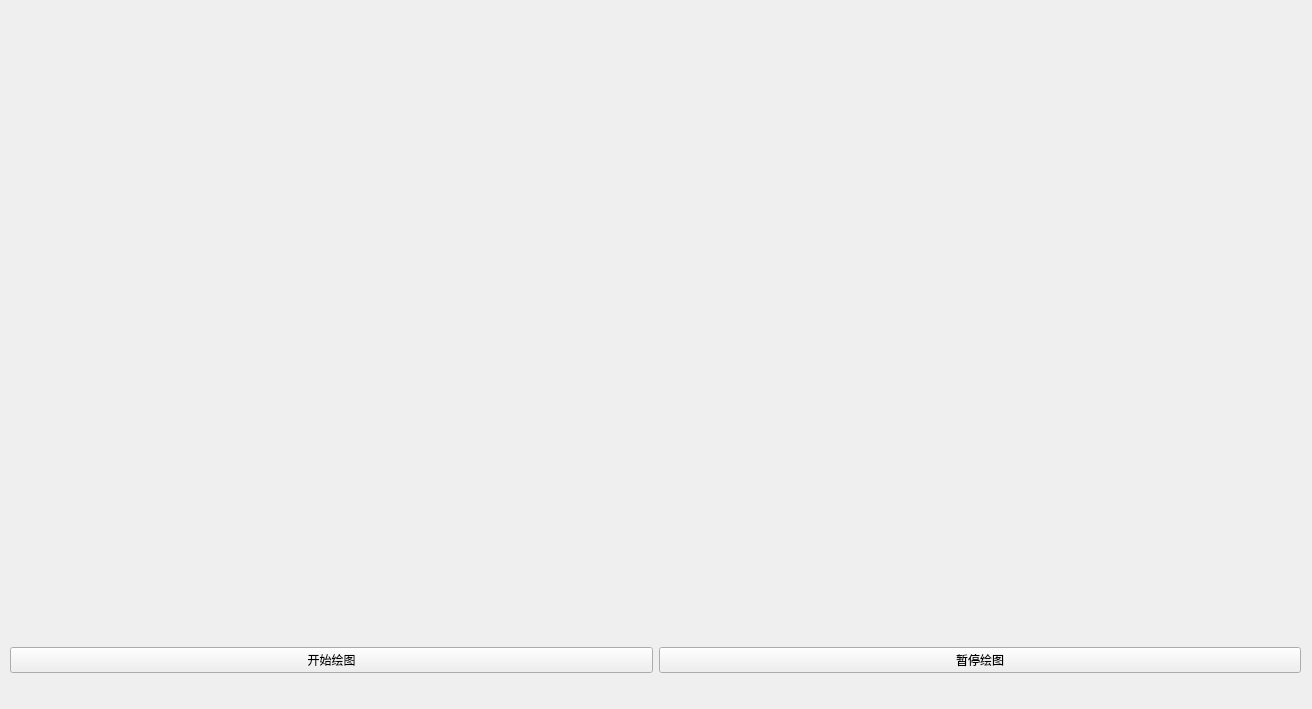
<?xml version="1.0" encoding="UTF-8"?>
<ui version="4.0">
 <class>Form</class>
 <widget class="QWidget" name="Form">
  <property name="geometry">
   <rect>
    <x>0</x>
    <y>0</y>
    <width>1312</width>
    <height>709</height>
   </rect>
  </property>
  <property name="windowTitle">
   <string>Form</string>
  </property>
  <widget class="QWidget" name="widget" native="true">
   <property name="geometry">
    <rect>
     <x>10</x>
     <y>10</y>
     <width>1291</width>
     <height>601</height>
    </rect>
   </property>
   <property name="sizePolicy">
    <sizepolicy hsizetype="Fixed" vsizetype="Fixed">
     <horstretch>0</horstretch>
     <verstretch>0</verstretch>
    </sizepolicy>
   </property>
   <widget class="QWidget" name="horizontalLayoutWidget_2">
    <property name="geometry">
     <rect>
      <x>0</x>
      <y>0</y>
      <width>1291</width>
      <height>601</height>
     </rect>
    </property>
    <layout class="QHBoxLayout" name="hLayout"/>
   </widget>
  </widget>
  <widget class="QWidget" name="horizontalLayoutWidget">
   <property name="geometry">
    <rect>
     <x>10</x>
     <y>620</y>
     <width>1291</width>
     <height>81</height>
    </rect>
   </property>
   <layout class="QHBoxLayout" name="horizontalLayout">
    <item>
     <widget class="QPushButton" name="pushButton">
      <property name="sizePolicy">
       <sizepolicy hsizetype="Preferred" vsizetype="Fixed">
        <horstretch>0</horstretch>
        <verstretch>0</verstretch>
       </sizepolicy>
      </property>
      <property name="text">
       <string>开始绘图</string>
      </property>
     </widget>
    </item>
    <item>
     <widget class="QPushButton" name="pushButton_2">
      <property name="sizePolicy">
       <sizepolicy hsizetype="Preferred" vsizetype="Fixed">
        <horstretch>0</horstretch>
        <verstretch>0</verstretch>
       </sizepolicy>
      </property>
      <property name="text">
       <string>暂停绘图</string>
      </property>
     </widget>
    </item>
   </layout>
  </widget>
  <widget class="QWidget" name="">
   <property name="geometry">
    <rect>
     <x>0</x>
     <y>0</y>
     <width>2</width>
     <height>2</height>
    </rect>
   </property>
   <layout class="QVBoxLayout" name="verticalLayout"/>
  </widget>
 </widget>
 <resources/>
 <connections/>
</ui>
